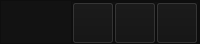
     <widget class="QFrame" name="frameTitleBar">
      <property name="minimumSize">
       <size>
        <width>0</width>
        <height>44</height>
       </size>
      </property>
      <property name="maximumSize">
       <size>
        <width>16777215</width>
        <height>44</height>
       </size>
      </property>
      <property name="sizeIncrement">
       <size>
        <width>0</width>
        <height>0</height>
       </size>
      </property>
      <property name="styleSheet">
       <string notr="true">QFrame {
	background-color : #121212;

}</string>
      </property>
      <property name="frameShape">
       <enum>QFrame::StyledPanel</enum>
      </property>
      <property name="frameShadow">
       <enum>QFrame::Raised</enum>
      </property>
      <layout class="QGridLayout" name="gridLayout_3">
       <property name="leftMargin">
        <number>0</number>
       </property>
       <property name="topMargin">
        <number>0</number>
       </property>
       <property name="rightMargin">
        <number>0</number>
       </property>
       <property name="bottomMargin">
        <number>0</number>
       </property>
       <property name="spacing">
        <number>0</number>
       </property>
       <item row="0" column="0">
        <widget class="QLabel" name="labelTitleBar">
         <property name="styleSheet">
          <string notr="true">QLabel {
	font : 77 15pt &quot;Microsoft JhengHei UI&quot;;
	color : #FFFFFF;
	border-radius : 0px;
	text-align : left;
	padding-left: 5px;
}

QLabel::hover {
	color : #4F6FA0;
}
</string>
         </property>
         <property name="text">
          <string/>
         </property>
        </widget>
       </item>
       <item row="0" column="2">
        <widget class="QFrame" name="frameTitleBarActions">
         <property name="frameShape">
          <enum>QFrame::StyledPanel</enum>
         </property>
         <property name="frameShadow">
          <enum>QFrame::Raised</enum>
         </property>
         <layout class="QGridLayout" name="gridLayout_4">
          <property name="leftMargin">
           <number>0</number>
          </property>
          <property name="topMargin">
           <number>0</number>
          </property>
          <property name="rightMargin">
           <number>0</number>
          </property>
          <property name="bottomMargin">
           <number>0</number>
          </property>
          <property name="spacing">
           <number>0</number>
          </property>
          <item row="0" column="2">
           <widget class="QPushButton" name="pushButtonCloseWindow">
            <property name="minimumSize">
             <size>
              <width>42</width>
              <height>42</height>
             </size>
            </property>
            <property name="maximumSize">
             <size>
              <width>42</width>
              <height>42</height>
             </size>
            </property>
            <property name="styleSheet">
             <string notr="true">QPushButton {
	background-color : #121212;
}

QPushButton:hover {
	background-color : #A93226;
}</string>
            </property>
            <property name="text">
             <string/>
            </property>
            <property name="icon">
             <iconset>
              <normaloff>../img/icons/24x24/cil-x.png</normaloff>../img/icons/24x24/cil-x.png</iconset>
            </property>
            <property name="iconSize">
             <size>
              <width>24</width>
              <height>24</height>
             </size>
            </property>
           </widget>
          </item>
          <item row="0" column="0">
           <widget class="QPushButton" name="pushButtonMinimizeWindow">
            <property name="minimumSize">
             <size>
              <width>42</width>
              <height>42</height>
             </size>
            </property>
            <property name="maximumSize">
             <size>
              <width>42</width>
              <height>42</height>
             </size>
            </property>
            <property name="styleSheet">
             <string notr="true">QPushButton {
	background-color : #121212;
}

QPushButton:hover {
	background-color : #555555;
}</string>
            </property>
            <property name="text">
             <string/>
            </property>
            <property name="icon">
             <iconset>
              <normaloff>../img/icons/24x24/cil-window-minimize.png</normaloff>../img/icons/24x24/cil-window-minimize.png</iconset>
            </property>
            <property name="iconSize">
             <size>
              <width>42</width>
              <height>42</height>
             </size>
            </property>
           </widget>
          </item>
          <item row="0" column="1">
           <widget class="QPushButton" name="pushButtonRestoreWindow">
            <property name="minimumSize">
             <size>
              <width>42</width>
              <height>42</height>
             </size>
            </property>
            <property name="maximumSize">
             <size>
              <width>42</width>
              <height>42</height>
             </size>
            </property>
            <property name="styleSheet">
             <string notr="true">QPushButton {
	background-color : #121212;
}

QPushButton:hover {
	background-color : #555555;
}</string>
            </property>
            <property name="text">
             <string/>
            </property>
            <property name="icon">
             <iconset>
              <normaloff>../img/icons/24x24/cil-window-maximize.png</normaloff>../img/icons/24x24/cil-window-maximize.png</iconset>
            </property>
            <property name="iconSize">
             <size>
              <width>24</width>
              <height>24</height>
             </size>
            </property>
           </widget>
          </item>
         </layout>
        </widget>
       </item>
       <item row="0" column="1">
        <spacer name="horizontalSpacer">
         <property name="orientation">
          <enum>Qt::Horizontal</enum>
         </property>
         <property name="sizeHint" stdset="0">
          <size>
           <width>40</width>
           <height>20</height>
          </size>
         </property>
        </spacer>
       </item>
      </layout>
     </widget>
